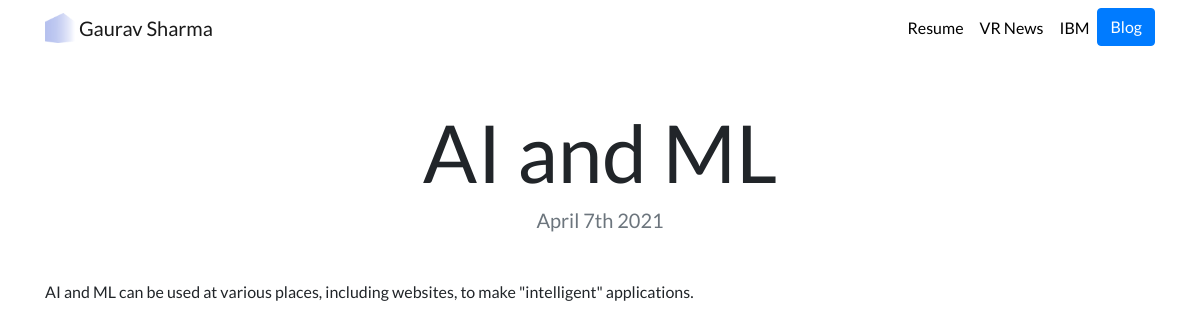
The app's page /blog/2/ with its own data.
### blog/models.py (models this page shows, shortened)
class Blog(models.Model):
    title = models.CharField(max_length=200)
    description = models.TextField()
    date = models.DateField()

### blog/views.py (the view)
# urls.py: path('<int:blog_id>/', views.detail, name='detail'),
def detail(request, blog_id):
    blog = get_object_or_404(Blog, pk=blog_id)
    return render(request, 'blog/detail.html', {'blog':blog})

### blog/templates/blog/detail.html
{% extends "portfolio/base.html" %}
{% load static %}
{% block content %}
<h1 class="text-center mt-5" id="blogdetailtitle">{{ blog.title }}</h1>
<h5 class="text-center text-muted mb-5">{{ blog.date|date:'F jS Y' }}</h5>
{{ blog.description|safe }}
{% endblock %}

### portfolio/static/portfolio/custom.css (style rules this page uses)
body { font-family: 'Lato', sans-serif; }
@media (min-width: 992px) { #blogdetailtitle { font-size: 5rem; } }

### records on screen
Blog: title "AI and ML", date "April 7th 2021", description "AI and ML can be used at various places, including websites, to make \"intelligent\" applications."
